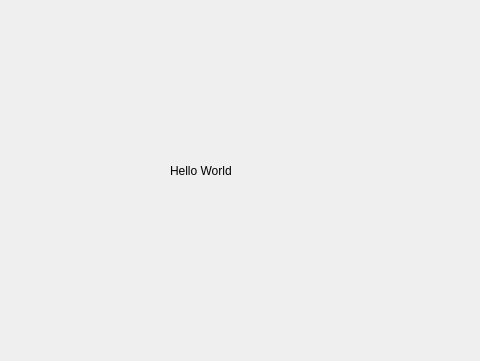
<?xml version="1.0" encoding="UTF-8"?>
<ui version="4.0">
 <class>Form</class>
 <widget class="QWidget" name="Form">
  <property name="geometry">
   <rect>
    <x>0</x>
    <y>0</y>
    <width>480</width>
    <height>361</height>
   </rect>
  </property>
  <property name="windowTitle">
   <string>Form</string>
  </property>
  <widget class="QLabel" name="label">
   <property name="geometry">
    <rect>
     <x>170</x>
     <y>140</y>
     <width>101</width>
     <height>61</height>
    </rect>
   </property>
   <property name="text">
    <string>Hello World</string>
   </property>
  </widget>
 </widget>
 <resources/>
 <connections/>
</ui>
